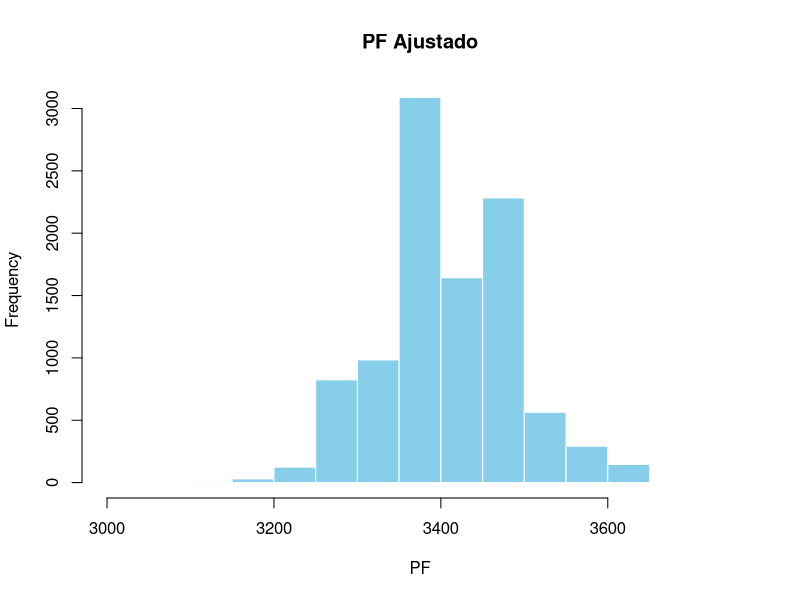
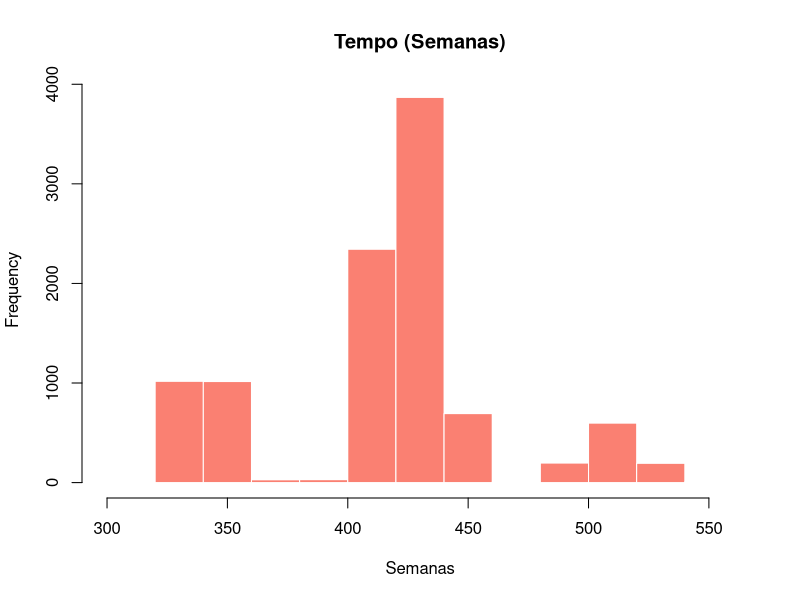
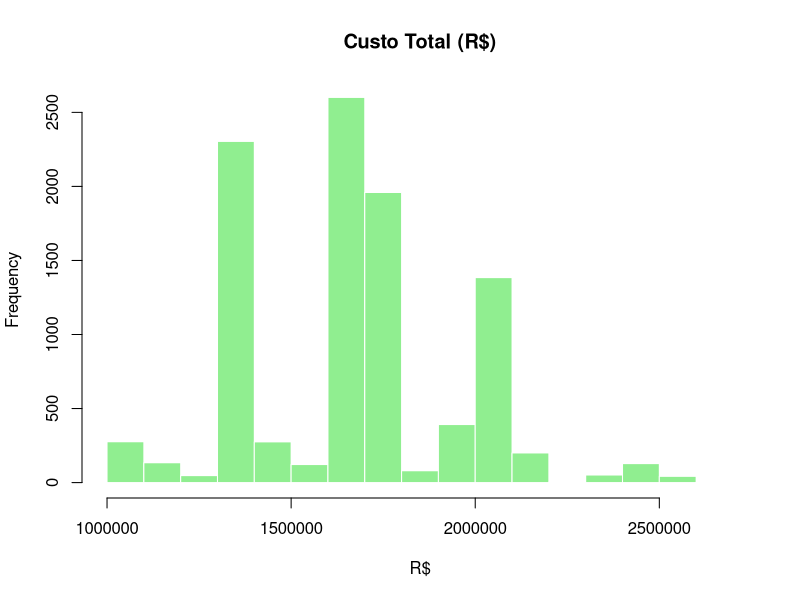

Generate these figures, in order, with R:
set.seed(123)
nsamples <- 10000

pf_nao_ajustado <- 3500

#vet pra cada simulação
pf_ajustado_vec <- numeric(nsamples)
tempo_semanas_vec <- numeric(nsamples)
custo_vec <- numeric(nsamples)

for(i in 1:nsamples) {
    dist_dados <- sample(c(2, 3, 4), 1, replace = TRUE, prob = c(0.2, 0.6, 0.2))
    req_desempenho <- sample(c(3, 4, 5), 1, replace = TRUE, prob = c(0.1, 0.7, 0.2))
    reusabilidade <- sample(c(1, 2, 3), 1, replace = TRUE, prob = c(0.1, 0.7, 0.2))
    processamento <- sample(c(2, 3, 4, 5), 1, replace = TRUE, prob = c(0.1, 0.6, 0.2, 0.1))
    outras_10 <- sample(c(1, 2, 3), 10, replace = TRUE, prob = c(0.2, 0.6, 0.2))
    
    # Soma total das 14 características e cálculo do FA
    soma_caracteristicas <- dist_dados + req_desempenho + reusabilidade + processamento + sum(outras_10)
    fa <- 0.65 + 0.01 * soma_caracteristicas
    
    # 4. PF Ajustado
    pf_ajustado <- pf_nao_ajustado * fa
    pf_ajustado_vec[i] <- pf_ajustado
    
    # 5. Produtividade (horas/PF)
    produtividade <- sample(c(4, 5, 6), 1, replace = TRUE, prob = c(0.2, 0.7, 0.1))
    
    # 6. Tempo em semanas (40 horas/semana)
    tempo_horas <- pf_ajustado * produtividade  #cada ponto de funcao ajustado leva * horas definidas no sample anterior
    tempo_semanas <- tempo_horas / 40
    tempo_semanas_vec[i] <- tempo_semanas
    
    # 7 custo 
    custo_hora <- sample(c(80, 100, 120), 1, replace = TRUE, prob = c(0.2, 0.6, 0.2))
    custo_total <- tempo_horas * custo_hora #as horas usadas pra finalizar todos os PF * custo 
    custo_vec[i] <- custo_total
}

# ==================== RESULTADOS ==================== #

# a) 
media_pf_ajustado <- mean(pf_ajustado_vec)
cat("Valor médio esperado de PF_ajustado", media_pf_ajustado,"\n" )

# b) 
media_tempo_semanas <- mean(tempo_semanas_vec)
cat("Tempo médio em semanas", media_tempo_semanas,"\n" )

# c) 
media_custo <- mean(custo_vec)
cat("Custo médio do sistema", media_custo, "\n")

# d)
prob_custo_1500k <- mean(custo_vec < 1500000)
cat("Probabilidade do custo ser menor que R$ 1.500.000,00", prob_custo_1500k,"\n" )

# e) 
prob_tempo_450w <- mean(tempo_semanas_vec < 450)
cat("Probabilidade do tempo ser menor que 450 semanas", prob_tempo_450w,"\n" )

# f) histogramas 

hist(pf_ajustado_vec, 
main = "PF Ajustado", 
xlab = "PF", 
col = "skyblue", 
border = "white")

hist(tempo_semanas_vec, 
main = "Tempo (Semanas)", 
xlab = "Semanas", 
col = "salmon", 
border = "white")

hist(custo_vec, 
main = "Custo Total (R$)", 
xlab = "R$", 
col = "lightgreen", 
border = "white")
